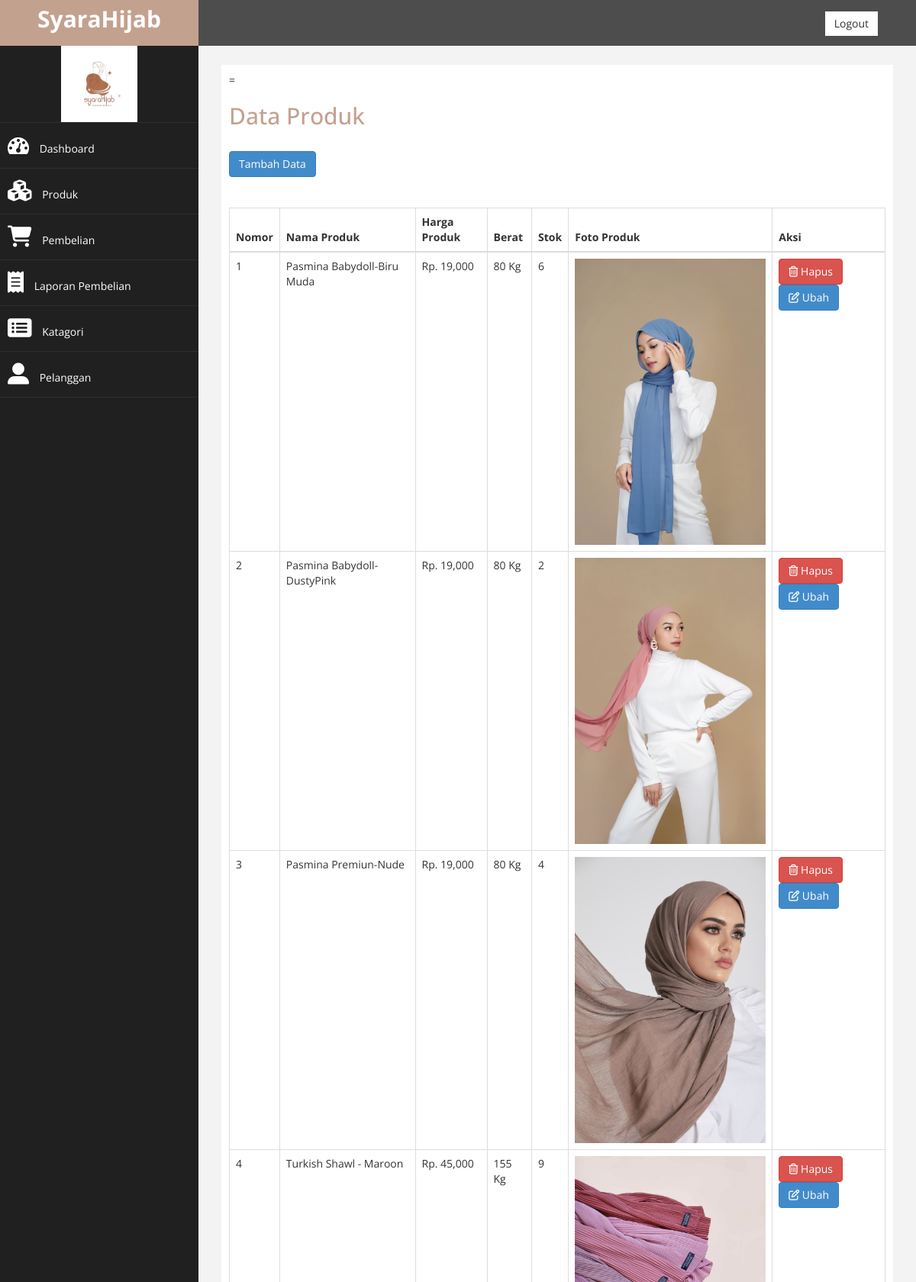
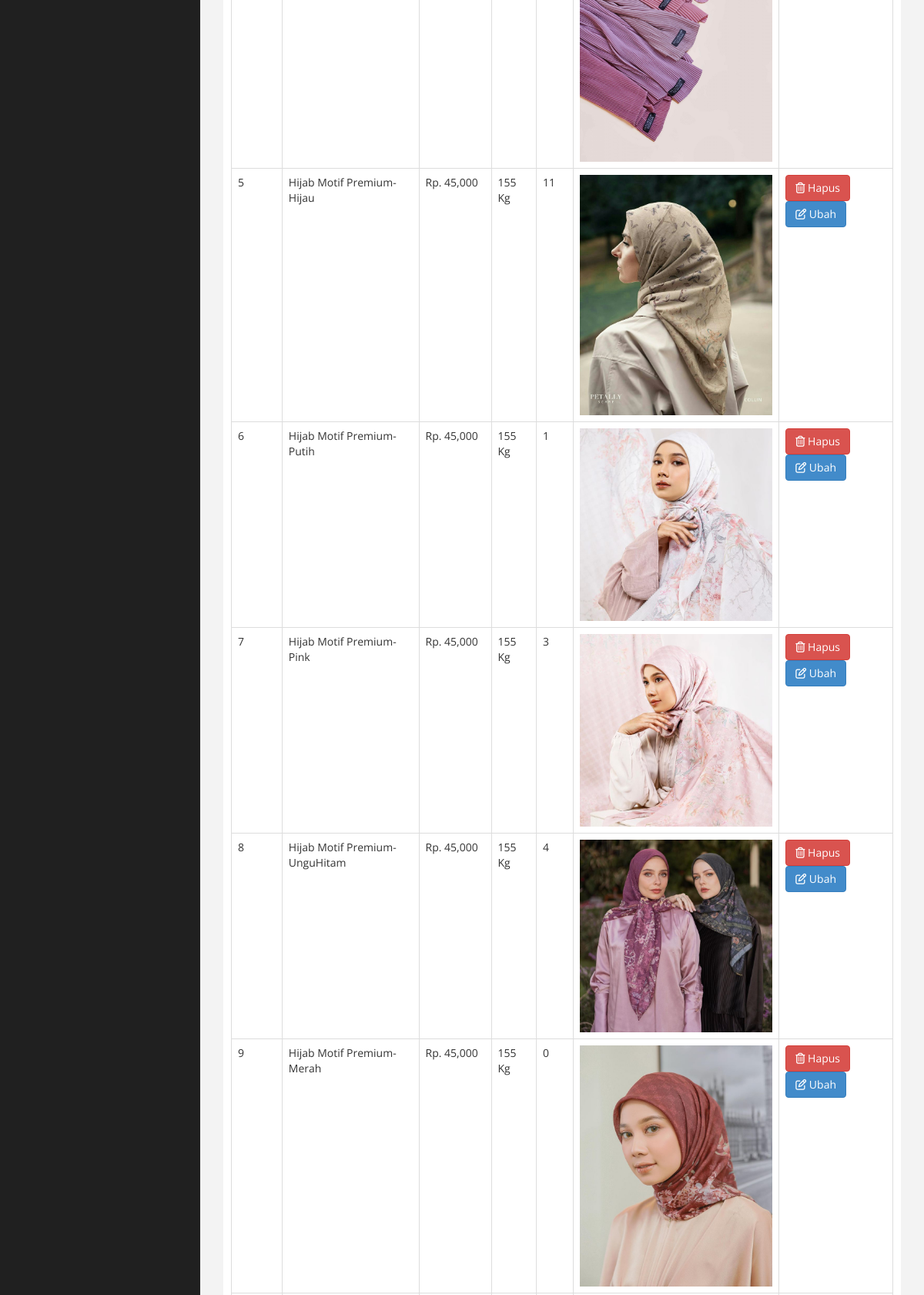
The page /admin/dashboard.php?halaman=produk (signed in, upper part) on the database its author committed (2 pictures, top to bottom).
### tables this page shows
CREATE TABLE `produk` (
  `id_produk` int(11) NOT NULL,
  `kat_produk` varchar(15) NOT NULL,
  `nama_produk` varchar(30) NOT NULL,
  `harga_produk` int(11) NOT NULL,
  `berat_produk` int(4) NOT NULL,
  `foto_produk` varchar(100) NOT NULL,
  `deskripsi_produk` text NOT NULL,
  `stok_produk` int(11) NOT NULL
);

### admin/produk.php (the view)
=<h2>Data Produk</h2>
<!DOCTYPE html>
<html lang="en">
<head>
    <link rel="stylesheet" href="https://cdnjs.cloudflare.com/ajax/libs/font-awesome/4.7.0/css/font-awesome.min.css">
</head>
<body>
<p><a href="dashboard.php?halaman=tambahproduk" class="btn btn-primary"> Tambah Data </a> <p>
<table class="table table-bordered">
    <thead>
        <tr>
            <th>Nomor</th>
            <th>Nama Produk</th>
            <th>Harga Produk</th>
            <th>Berat</th>
            <th>Stok</th>
            <th>Foto Produk</th>
            <th>Aksi</th>
        </tr>
    </thead>
    <tbody>
        <?php $nomor=1; ?>
        <?php $ambil=$koneksi->query("SELECT * FROM produk"); ?>
        <?php while($pecah = $ambil ->fetch_assoc()){ ?>
        <tr>
            <td><?php echo $nomor; ?></td>
            <td><?php echo $pecah['nama_produk']; ?></td>
            <td>Rp. <?php echo number_format ($pecah['harga_produk']); ?></td>
            <td><?php echo $pecah['berat_produk']; ?> Kg</td>
            <td><?php echo $pecah['stok_produk'];?></td>
            <td>
                <img src="../foto_produk/<?php echo $pecah['foto_produk']; ?>" width="250px">
            </td>
            <td>
                <a href="dashboard.php?halaman=hapusproduk&id=<?php echo $pecah['id_produk'];?>" class="btn btn-danger"><i class="fa fa-trash-o "></i> Hapus</a>
                <a href="dashboard.php?halaman=ubahproduk&id=<?php echo $pecah['id_produk'];?>" class="btn btn-primary"><i class="fa fa-edit"></i> Ubah</a>
            </td>
        </tr>
        <?php $nomor++; ?>
        <?php } ?>
    </tbody>
</table>
</body>
</html>

### admin/assets/css/custom.css (style rules this page uses)
body { font-family: 'Open Sans', sans-serif; }
h2 { color: #C3A18F; }
p { font-size:16px; line-height:25px; padding-top:20px; }

### rows shown on the page
produk: nama_produk "Pasmina Babydoll-Biru Muda", harga_produk "19,000", berat_produk "80", stok_produk "6", foto_produk (picture)
produk: nama_produk "Pasmina Babydoll-DustyPink", harga_produk "19,000", berat_produk "80", stok_produk "2", foto_produk (picture)
produk: nama_produk "Pasmina Premiun-Nude", harga_produk "19,000", berat_produk "80", stok_produk "4", foto_produk (picture)
produk: nama_produk "Turkish Shawl - Maroon", harga_produk "45,000", berat_produk "155", stok_produk "9", foto_produk (picture)
produk: nama_produk "Hijab Motif Premium-Hijau", harga_produk "45,000", berat_produk "155", stok_produk "11", foto_produk (picture)
produk: nama_produk "Hijab Motif Premium-Putih", harga_produk "45,000", berat_produk "155", stok_produk "1", foto_produk (picture)
produk: nama_produk "Hijab Motif Premium-Pink", harga_produk "45,000", berat_produk "155", stok_produk "3", foto_produk (picture)
produk: nama_produk "Hijab Motif Premium-UnguHitam", harga_produk "45,000", berat_produk "155", stok_produk "4", foto_produk (picture)
produk: nama_produk "Hijab Motif Premium-Merah", harga_produk "45,000", berat_produk "155", stok_produk "0", foto_produk (picture)
